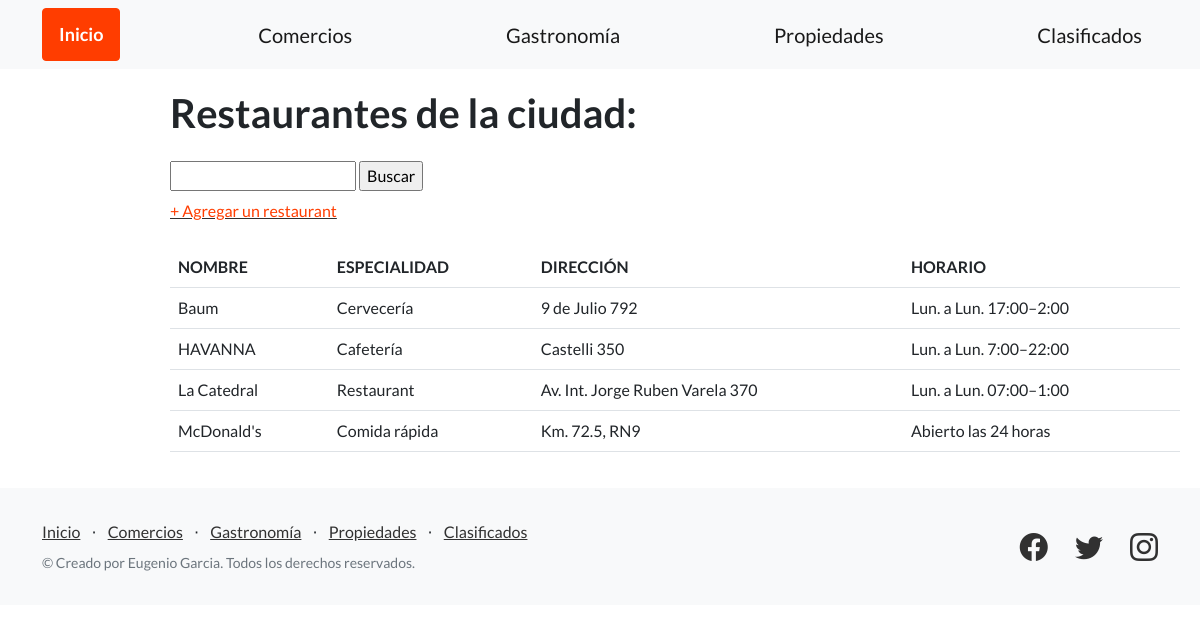
The page /restaurantes/ on the database its author committed.
### guia_ciudad/models.py (models this page shows, shortened)
class Restaurant(models.Model):
    nombre = models.CharField(max_length=128)
    especialidad = models.CharField(max_length=128)
    direccion = models.CharField(max_length=128)
    horario = models.CharField(max_length=128)

### guia_ciudad/views.py (the view)
# urls.py: path('restaurantes/', listar_restaurantes, name="listar_restaurantes"),
def listar_restaurantes(request):
    contexto = {
        'restaurantes': Restaurant.objects.all()
    }
    return render(
        request=request,
        template_name='guia_ciudad/restaurantes.html',
        context=contexto,
    )

### guia_ciudad/templates/guia_ciudad/restaurantes.html (shortened to what this page needs)
{% extends "guia_ciudad/base.html" %}
{% block contenido %}
<section style="padding:20px 20px; margin-left: 150px;">
    <h1 class="mb-4">Restaurantes de la ciudad:</h1>
    <form class="form-label" action="{% url 'buscar_restaurantes' %}" method="post">
        <input type="text" name="busqueda">
        <input type="submit" value="Buscar">
    </form>
    <div class="mb-4">
    <a href="{% url 'agregar_restaurant' %}"><FONT COLOR="#FF3D00">+ Agregar un restaurant</FONT></a>
    </div>
    <table class="table">
        <tr>
            <td><b>NOMBRE</b></td>
            <td><b>ESPECIALIDAD</b></td>
            <td><b>DIRECCIÓN</b></td>
            <td><b>HORARIO</b></td>
        </tr>
        {% for restaurant in restaurantes %}
        <tr>
            <td>{{ restaurant.nombre }}</td>
            <td>{{ restaurant.especialidad }}</td>
            <td>{{ restaurant.direccion }}</td>
            <td>{{ restaurant.horario }}</td>
        </tr>
        {% endfor %}
    </table>
</section>
{% endblock contenido %}

### rows shown on the page
Restaurant: nombre "Baum", especialidad "Cervecería", direccion "9 de Julio 792", horario "Lun. a Lun. 17:00–2:00"
Restaurant: nombre "HAVANNA", especialidad "Cafetería", direccion "Castelli 350", horario "Lun. a Lun. 7:00–22:00"
Restaurant: nombre "La Catedral", especialidad "Restaurant", direccion "Av. Int. Jorge Ruben Varela 370", horario "Lun. a Lun. 07:00–1:00"
Restaurant: nombre "McDonald's", especialidad "Comida rápida", direccion "Km. 72.5, RN9", horario "Abierto las 24 horas"
